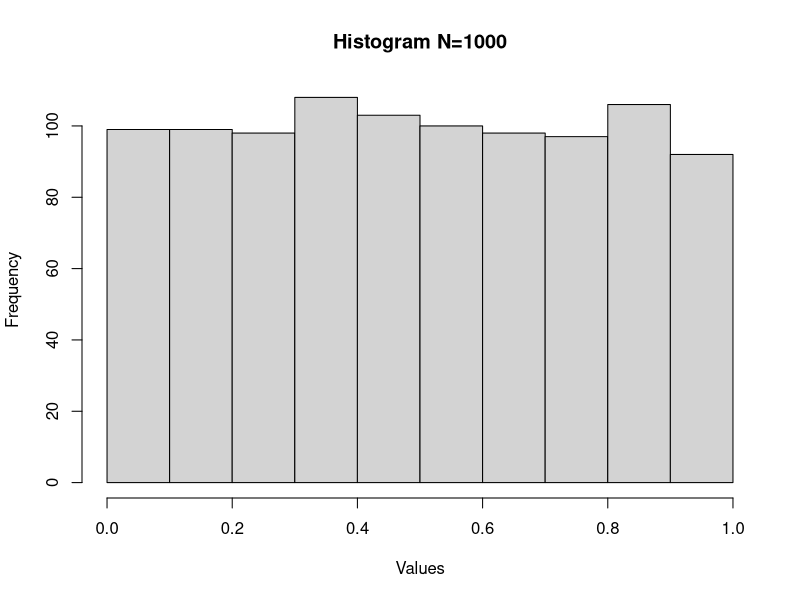
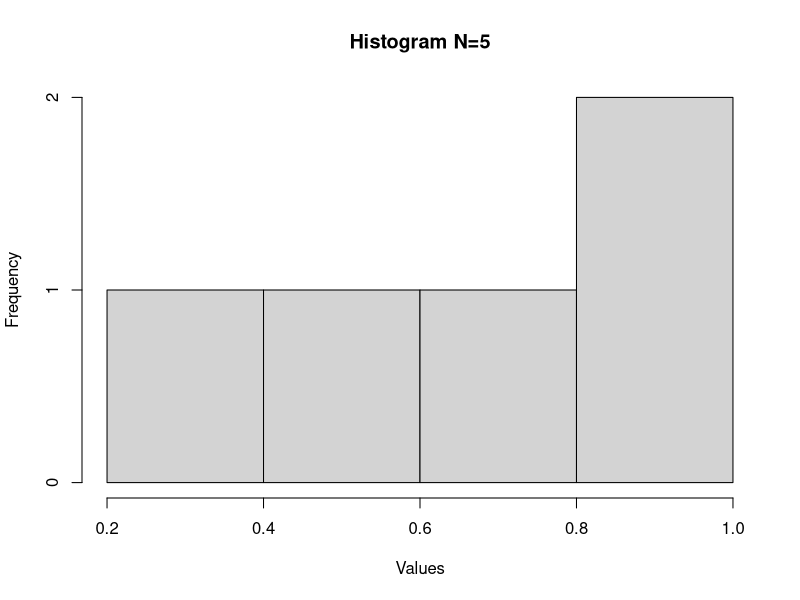
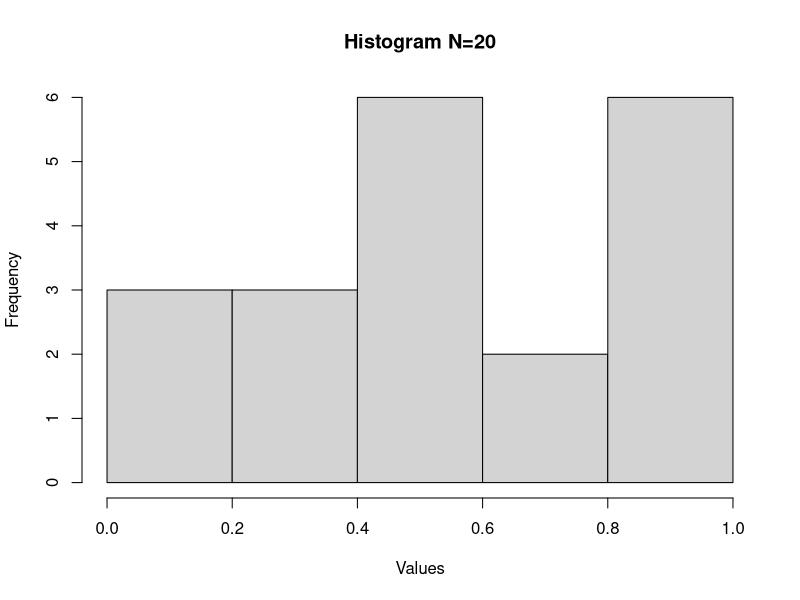

Source code (R) for these figures, in order:
  set.seed(123)
  1000->n  
  hist(runif(n),   #runif por default: [0,1]
    main= sprintf("Histogram N=%d", n),
    xlab= "Values",
    ylab= "Frequency",) 
  
  set.seed(123)
  5->n 
  hist(runif(n),   #runif por default: [0,1]
       main= sprintf("Histogram N=%d", n),
       xlab= "Values",
       ylab= "Frequency",)
  
  set.seed(123)
  20->n  
  hist(runif(n),   #runif por default: [0,1]
       main= sprintf("Histogram N=%d", n),
       xlab= "Values",
       ylab= "Frequency",)
  
# meter outro histograma mas com os valores, para ambos os histogramas, de n mais baixos, por exemplo 5
  
  
# se corrermos 2x runif(5) com a mesma seed(mesmo Zo) os resultados serao exatamente iguais ou seja runif() 
# não inventa números de forma aleatória e imprevisível e sim baseado numa expressao com parametros

  
